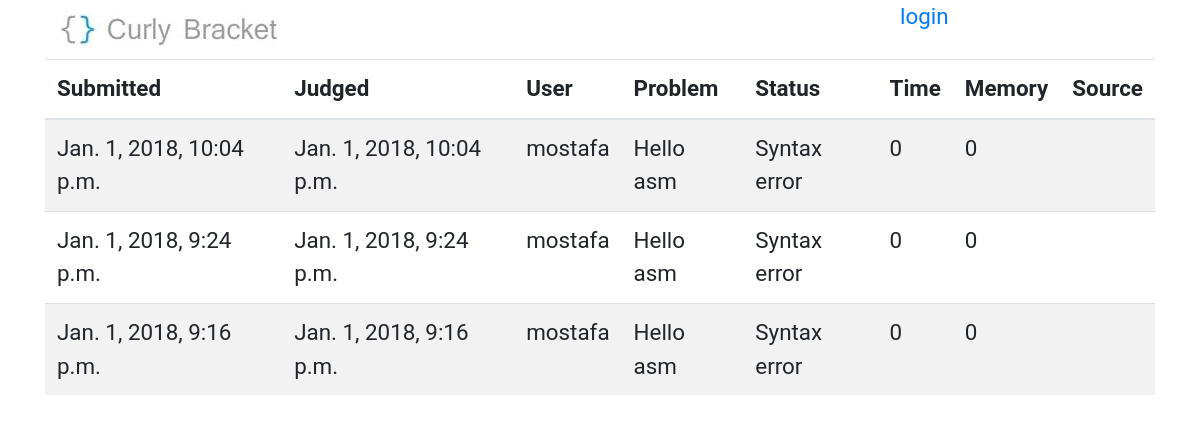
Screenshot of /user/622/submissions with the database file from the repository.
### BracketsOJ/models.py (models this page shows, shortened)
class submission(models.Model):
    user = models.ForeignKey(User, on_delete=models.CASCADE)
    time = models.IntegerField(null=True,blank=True)
    memory = models.IntegerField(null=True,blank=True)
    submitted = models.DateTimeField(auto_now_add=True, blank=True)
    judged = models.DateTimeField(null=True,blank=True)
    problem = models.ForeignKey(problem, on_delete=models.CASCADE)
    STATUSES = [
        ('AC', 'Accepted'),
        ('TL', 'Time Limit Exceeded'),
        ('ML', 'Memory Limit Exceeded'),
        ('WA', 'Wrong Answer'),
        ('RTE', 'Run Time Error'),
        ('QU', 'In queue'),
        ('CE', 'Syntax error'),
        ('FJ', 'Failed to judge')
    ]
    status = models.CharField(max_length=50, choices=STATUSES, null=True,blank=True)
    code = models.TextField(default="")

class problem(models.Model):
    title = models.CharField(max_length=50)
    time_limit = models.IntegerField(default=100)
    memory_limit = models.IntegerField(default=64)
    statement = models.CharField(max_length=500)
    input_section = models.CharField(max_length=500)
    output_section = models.CharField(max_length=500)
    samples = models.IntegerField(default=1)
    notes = models.CharField(max_length=200, blank=True, null=True)
    added = models.DateField(auto_now_add=True, blank=True)
    contest = models.ForeignKey(contest, on_delete=models.SET_NULL, null=True, blank=True)
    checker = models.CharField(max_length=50, default='ecmp')
    def __str__(self):
        return self.title

### BracketsOJ/views.py (the view)
# urls.py: re_path(r'^submissions/?(?P<page_id>\d+)?$', views.submissionView, name='submissions'),
def submissionView(request, page_id=1, contest_id=None, user_id=None):
    if contest_id is not None:
        contestObj = get_object_or_404(contest, id=contest_id, start_date__lte=datetime.now())
        if user_id is None:
            submissions_list = submission.objects.filter(problem__contest__id=contest_id)
        else:
            submissions_list = submission.objects.filter(problem__contest__id=contest_id, user__id=user_id)
    else:
        if user_id is None:
            submissions_list = submission.objects.all()
        else:
            submissions_list = submission.objects.filter(user__id=user_id)
        contestObj = None
    submissions_list = submissions_list.order_by('submitted').reverse()
    try:
        paginator = Paginator(submissions_list, 20)
        try:
            submissions_list = paginator.page(page_id)
        except PageNotAnInteger:
            submissions_list = paginator.page(1)
        except EmptyPage:
            submissions_list = paginator.page(paginator.num_pages)
        return render(request, 'submissions.html', {'submissions': submissions_list, 'contest': contestObj})
    except:
        raise SuspiciousOperation()

### templates/submissions.html (shortened to what this page needs)
{% extends 'base.html' %}
{% block content %}
        <div class="table-responsive">
            <table class="table table-striped">
                <thead>
                    <tr>
                        <th>
                            Submitted
                        </th>
                        <th>
                            Judged
                        </th>
                        <th>
                            User
                        </th>
                        <th>
                            Problem
                        </th>
                        <th>
                            Status
                        </th>
                        <th>
                            Time
                        </th>
                        <th>
                            Memory
                        </th>
                        <th>
                            Source
                        </th>
                    </tr>
                </thead>
                <tbody>
                    {% load tz %}
                    {% for submission in submissions %}
                        <tr>
                            <td>
                                {{ submission.submitted|localtime }}
                            </td>
                            <td>
                                {{ submission.judged|localtime }}
                            </td>
                            <td>
                                {{ submission.user }}
                            </td>
                            <td>
                                {{ submission.problem }}
                            </td>
                            <td>
                                {{ submission.get_status_display }}
                            </td>
                            <td>
                                {{ submission.time }}
                            </td>
                            <td>
                                {{ submission.memory }}
                            </td>
                            <td>
                            </td>
                        </tr>
                    {% endfor %}
                </tbody>
            </table>
        </div>
{% endblock %}

### templates/base.html (style rules this page uses)
body { line-height: 1.5em; font-size: 1.4rem; font-family: "Roboto", "Lucida Grande", Verdana, Arial, sans-serif; padding-bottom: 47px; }

### rows the page displays
submission: submitted "Jan. 1, 2018, 10:04 p.m.", judged "Jan. 1, 2018, 10:04 p.m.", user "mostafa", problem "Hello asm", status "Syntax error", time "0", memory "0"
submission: submitted "Jan. 1, 2018, 9:24 p.m.", judged "Jan. 1, 2018, 9:24 p.m.", user "mostafa", problem "Hello asm", status "Syntax error", time "0", memory "0"
submission: submitted "Jan. 1, 2018, 9:16 p.m.", judged "Jan. 1, 2018, 9:16 p.m.", user "mostafa", problem "Hello asm", status "Syntax error", time "0", memory "0"
